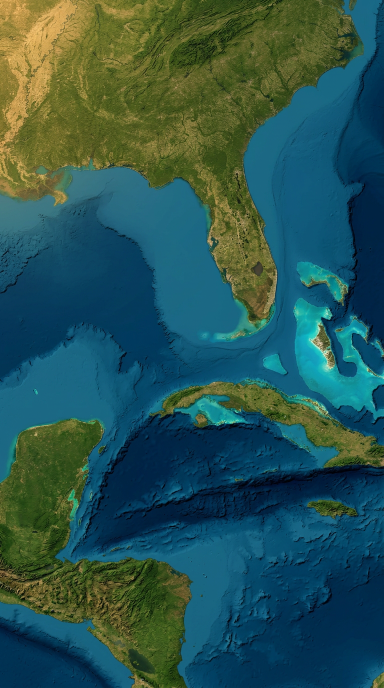
#> input picture new_channel_detective_timeglass/train2_geography_study/assets/florida_gulf_relief_backplate.png, 768 x 1376 px (shown at 1/2 size); its folder holds 6 pictures in this run
$ python render_geography_full.py
#> lines starting #> are read from the running program, lines starting #| are printed output that depends on the picture; after the words box and inside, x2 and y2 are one past the last pixel; in counts of white or black regions, pixels touching at a corner belong together
### new_channel_detective_timeglass/train2_geography_study/build_study.py
#!/usr/bin/env python3
"""Original geography-motion style study from Train 2 references.
No Train 2 frames or audio are composited into output; backplate is an
AI-illustrated map, NOT a GIS-verified locator. Neon assets are new vectors.
"""
from pathlib import Path
import math,subprocess
import numpy as np
import cv2
from PIL import Image,ImageDraw,ImageFont,ImageEnhance,ImageFilter
ROOT=Path(__file__).resolve().parent
A=ROOT/'assets'; O=ROOT/'png'; O.mkdir(exist_ok=True)
BACK=A/'florida_gulf_relief_backplate.png'
W,H=1080,1920
SCALE=2
SIZE=(W*SCALE,H*SCALE)
FONT_BOLD=str(ROOT.parent/'assets/fonts/Anton-Regular.ttf')
FONT_SANS=str(ROOT.parent/'assets/fonts/DMSans.ttf')
R=Image.Resampling.LANCZOS

def make_base():
    im=Image.open(BACK).convert('RGB').resize((W,H),R)
    im=ImageEnhance.Contrast(im).enhance(1.055)
    im=ImageEnhance.Color(im).enhance(1.12)
    im=im.filter(ImageFilter.UnsharpMask(radius=1.4,percent=62,threshold=4))
    return im
BASE=make_base()

def hres():return Image.new('RGBA',SIZE)
def lo(im):return im.resize((W,H),R)
def xy(points):return [(int(x*SCALE),int(y*SCALE)) for x,y in points]
def blend(base,layer):return Image.alpha_composite(base.convert('RGBA'),layer.convert('RGBA'))

# A broadly illustrative peninsula mask aligned to the generated relief plate;
# not a surveyed boundary. Preserve internal terrain through a pale luminous tint.
FL=[(595,462),(630,453),(663,486),(690,528),(699,570),(710,608),
    (715,650),(737,697),(751,740),(764,782),(775,815),(772,857),
    (759,895),(736,910),(708,896),(685,862),(664,833),(645,797),
    (633,759),(616,732),(601,692),(592,661),(595,632),(592,604),
    (580,562),(570,529),(572,498)]

def region_layer():
    mask=Image.new('L',SIZE)
#> mask: PIL image 2160x3840 L; every value is 0
    d=ImageDraw.Draw(mask);d.polygon(xy(FL),fill=255)
    # Include green-lit terrain rather than opaque flat green.
    tint=hres();tint.paste((62,224,119,59),(0,0,*SIZE),mask=mask)
#> after `tint = hres()`: tint: PIL image 2160x3840 RGBA; every value is 0
#> after `tint.paste((62, 224, 119, 59), (0, 0, *SIZE), mask=mask)`:
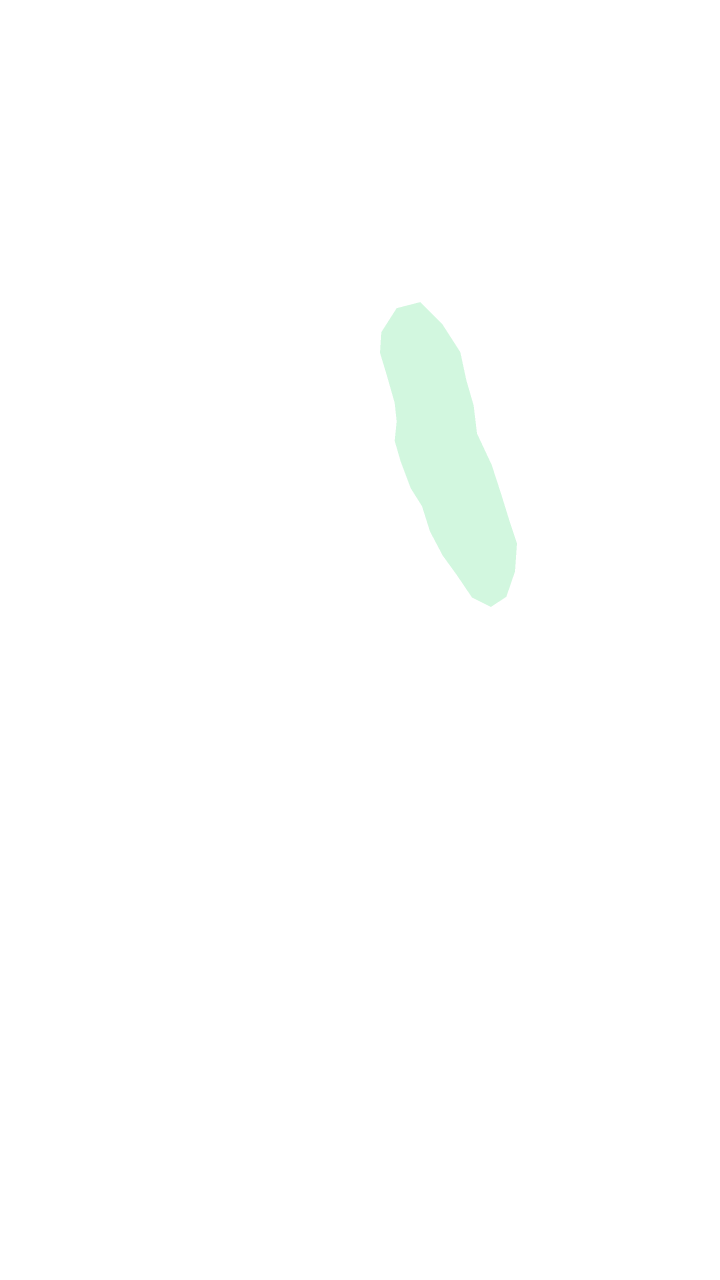
#> tint: PIL image 2160x3840 RGBA (shown at 1/3 size); mean R, G, B, A 1.5, 5.3, 2.8, 1.4; transparent parts drawn white
    edge=hres();e=ImageDraw.Draw(edge,'RGBA')
    for thick,alpha in ((30,52),(14,112),(6,210)):
        e.line(xy(FL+[FL[0]]),fill=(119,252,141,alpha),width=thick*SCALE,joint='curve')
    haze=edge.filter(ImageFilter.GaussianBlur(27*SCALE))
    haze.putalpha(haze.getchannel('A').point(lambda p:round(p*.85)))
    im=Image.alpha_composite(haze,tint)
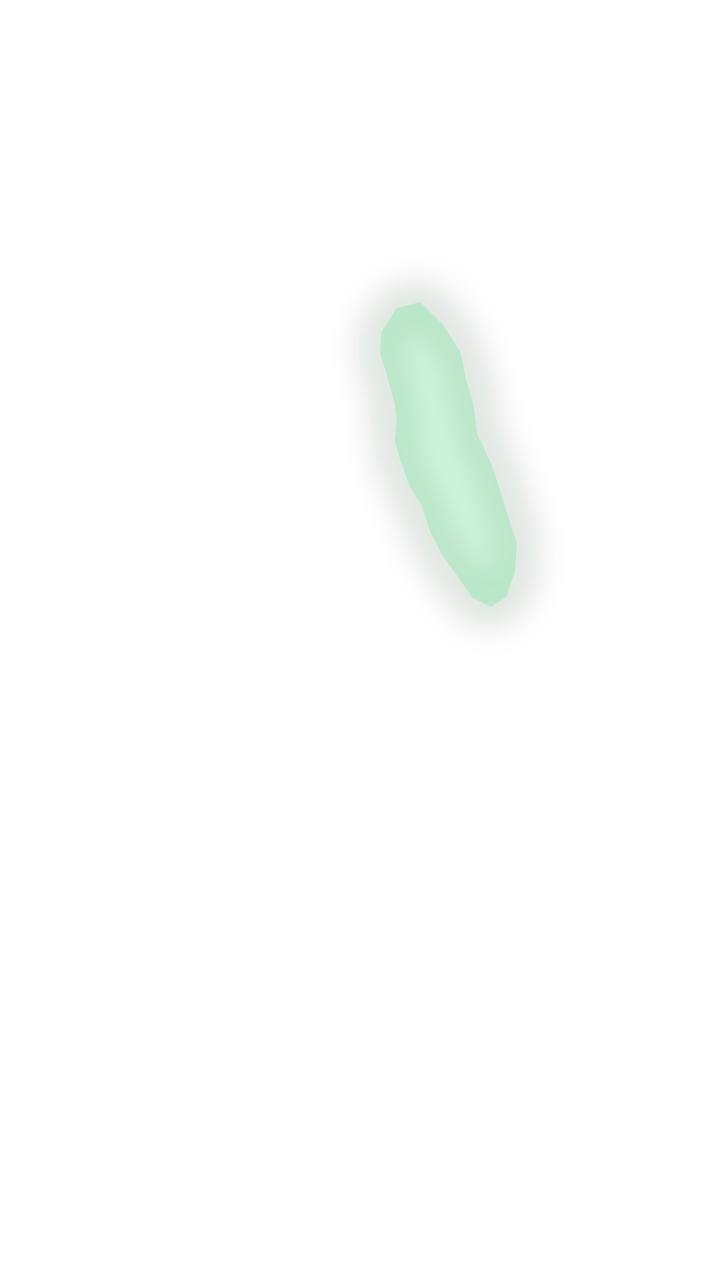
#> im: PIL image 2160x3840 RGBA (shown at 1/3 size); mean R, G, B, A 2.3, 6.6, 3.6, 2.5; transparent parts drawn white
    im=Image.alpha_composite(im,edge)
    return lo(im)
REGION=region_layer()

# Cubic Catmull-Rom spline follows the illustrative Florida peninsula. Distinct
# path coordinates are editor-created, not copied from any reference animation.
ROUTE_KNOTS=[(615,491),(644,515),(672,552),(692,591),(706,644),
             (730,692),(748,745),(760,795),(761,834),(750,873),(689,919),(647,929)]

def smooth_curve(pts,steps=18):
#> called with steps = 18
    p=[pts[0]]+pts+[pts[-1]];out=[]
    for i in range(1,len(p)-2):
        a,b,c,d=p[i-1:i+3]
        for j in range(steps):
            t=j/steps;t2=t*t;t3=t2*t
            x=.5*((2*b[0])+(-a[0]+c[0])*t+(2*a[0]-5*b[0]+4*c[0]-d[0])*t2+(-a[0]+3*b[0]-3*c[0]+d[0])*t3)
            y=.5*((2*b[1])+(-a[1]+c[1])*t+(2*a[1]-5*b[1]+4*c[1]-d[1])*t2+(-a[1]+3*b[1]-3*c[1]+d[1])*t3)
            out.append((x,y))
    out.append(pts[-1]);return out
CURVE=smooth_curve(ROUTE_KNOTS)

def route_layer(progress=1):
#> called with progress = 1
    k=max(2,min(len(CURVE),round(len(CURVE)*progress)))
    pts=xy(CURVE[:k]);bright=hres()
    dr=ImageDraw.Draw(bright,'RGBA')
    # Reference-like optical bloom: broad low-opacity field, color edge, white core.
    dr.line(pts,fill=(10,202,247,255),width=25*SCALE,joint='curve')
    glow=bright.filter(ImageFilter.GaussianBlur(26*SCALE))
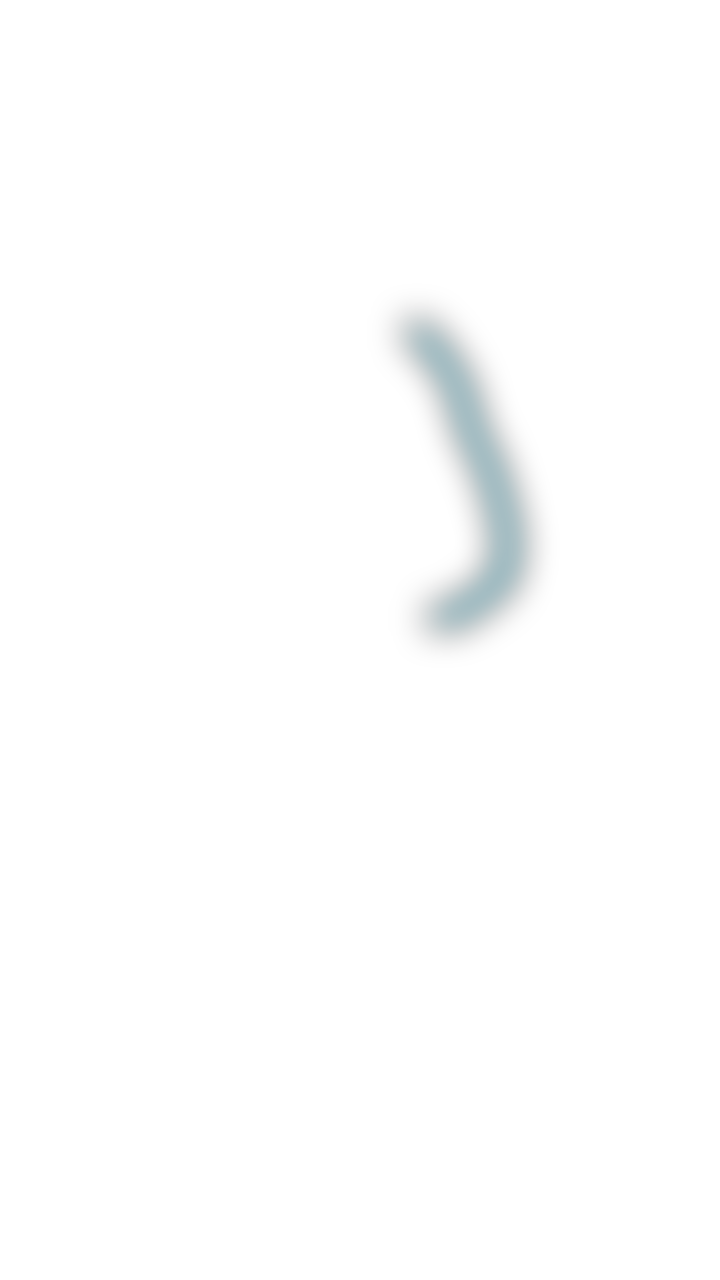
#> glow: PIL image 2160x3840 RGBA (shown at 1/3 size); mean R, G, B, A 0.1, 1.3, 1.6, 1.7; transparent parts drawn white
    glow.putalpha(glow.getchannel('A').point(lambda p:round(p*.70)))
    mid=hres();d=ImageDraw.Draw(mid,'RGBA')
    d.line(pts,fill=(4,190,244,215),width=12*SCALE,joint='curve')
    d.line(pts,fill=(170,251,252,250),width=5*SCALE,joint='curve')
    out=Image.alpha_composite(glow,mid)
    # One spatially attached endpoint flare, not a decorative unrelated lens flare.
    x,y=pts[-1]
#> x = 1294; y = 1858
    spot=hres();sd=ImageDraw.Draw(spot,'RGBA')
    for radius,alpha in ((25,30),(15,110),(8,235)):
        sd.ellipse((x-radius*SCALE,y-radius*SCALE,x+radius*SCALE,y+radius*SCALE),
                   fill=(204,255,255,alpha))
    out=Image.alpha_composite(out,spot.filter(ImageFilter.GaussianBlur(2*SCALE)))
    return lo(out)
ROUTE=route_layer()

def magenta_trace_layer():
    """Optional neon dashed *graphic trace*, never a verified border."""
    coords=smooth_curve([(842,523),(838,631),(824,733),(803,836),(784,911)])
    mask=Image.new('L',SIZE)
    m=ImageDraw.Draw(mask)
    for k in range(0,len(coords)-9,10):
        m.line(xy(coords[k:k+8]),fill=255,width=17*SCALE,joint='curve')
    haze=Image.new('RGBA',SIZE,(255,53,147,0))
    haze.putalpha(mask.filter(ImageFilter.GaussianBlur(29*SCALE)).point(
        lambda a:min(193,round(a*1.63))))
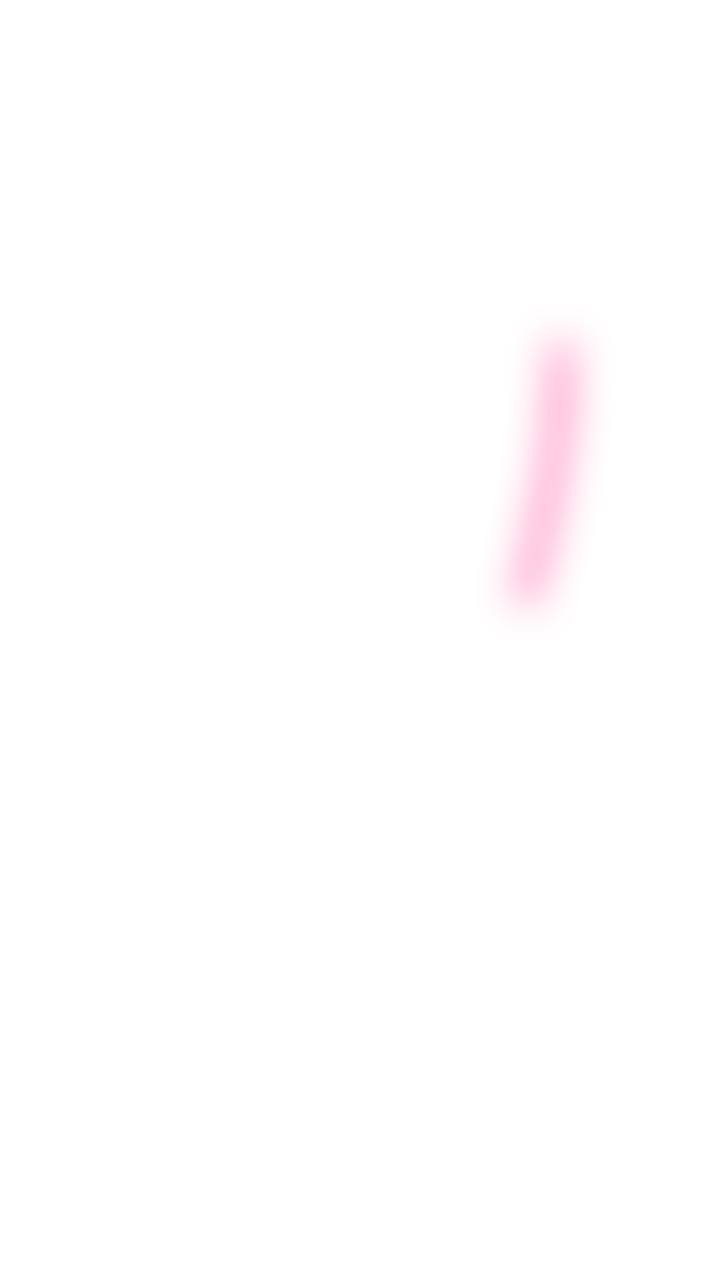
#> haze: PIL image 2160x3840 RGBA (shown at 1/3 size); mean R, G, B, A 255, 53, 147, 0.9; transparent parts drawn white
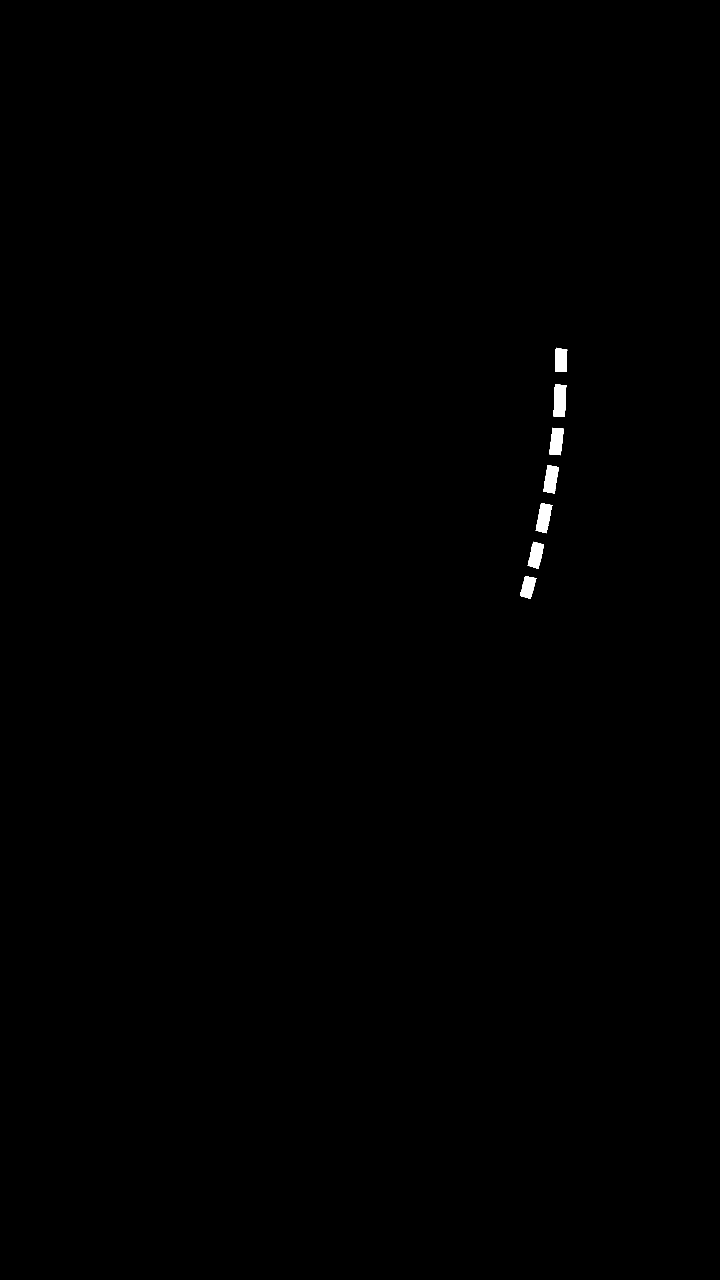
#> mask: PIL image 2160x3840 L (shown at 1/3 size); 0.22% white; 7 white regions, largest, box (x1, y1, x2, y2) and area: (1660, 1153, 1699, 1251) 3238, (1607, 1509, 1657, 1600) 2891, (1630, 1395, 1677, 1481) 2759
    tight=Image.new('RGBA',SIZE,(255,94,163,0))
    tight.putalpha(mask.filter(ImageFilter.GaussianBlur(10*SCALE)).point(
        lambda a:min(211,round(a*1.4))))
    core=hres();d=ImageDraw.Draw(core,'RGBA')
    for k in range(0,len(coords)-9,10):
        d.line(xy(coords[k:k+8]),fill=(255,239,246,255),width=8*SCALE,joint='curve')
    return lo(Image.alpha_composite(Image.alpha_composite(haze,tight),core))

PINK=magenta_trace_layer()

# Isolated reusable transparent cyan marker at the route's southern endpoint.
def pin_layer():
    a=Image.new('RGBA',(400,400))
#> a: PIL image 400x400 RGBA; every value is 0
    d=ImageDraw.Draw(a,'RGBA');cx=cy=200
    for rad,alpha in ((143,24),(112,40),(80,98),(48,210)):
        d.ellipse((cx-rad,cy-rad,cx+rad,cy+rad),fill=(13,195,247,alpha))
    a=a.filter(ImageFilter.GaussianBlur(26))
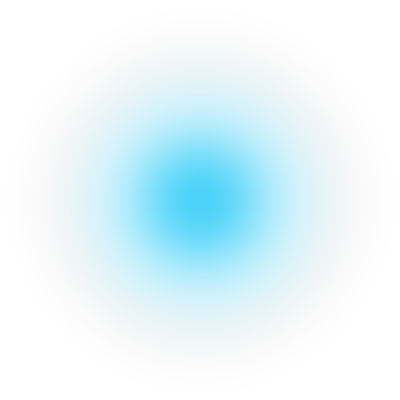
#> a: PIL image 400x400 RGBA; mean R, G, B, A 5.3, 78.7, 99.7, 26.2; transparent parts drawn white
    d=ImageDraw.Draw(a,'RGBA')
    for rad,width,color in ((71,5,(87,239,255,100)),(45,7,(83,238,253,225))):
        d.arc((cx-rad,cy-rad,cx+rad,cy+rad),0,360,fill=color,width=width)
    d.ellipse((cx-13,cy-13,cx+13,cy+13),fill=(243,255,255,255))
    d.line((cx,cy-72,cx,cy-103),fill=(99,242,252,175),width=3)
    d.line((cx,cy+72,cx,cy+103),fill=(99,242,252,175),width=3)
    d.line((cx-72,cy,cx-103,cy),fill=(99,242,252,175),width=3)
    d.line((cx+72,cy,cx+103,cy),fill=(99,242,252,175),width=3)
    return a
PIN=pin_layer()
#> in labels_layer, `im = Image.new('RGBA', (W, H))`: im: PIL image 1080x1920 RGBA; every value is 0

# [4 lines left out: function overlay_pin, not called in this run]

def glow_text(canvas,text,x,y,size=42,color=(228,250,250),bold=True):
#> called with text = 'FLORIDA', x = 532, y = 443, size = 56, color = (228, 250, 250), bold = True
    font=ImageFont.truetype(FONT_BOLD if bold else FONT_SANS,size)
    mask=Image.new('L',(W,H));md=ImageDraw.Draw(mask)
#> after `mask = Image.new('L', (W, H))`: mask: PIL image 1080x1920 L; every value is 0
    md.text((x,y),text,font=font,fill=235,stroke_width=1)
    glow=Image.new('RGBA',(W,H),(35,217,248,0))
#> glow: PIL image 1080x1920 RGBA
    blur=mask.filter(ImageFilter.GaussianBlur(11))
    glow.putalpha(blur.point(lambda q:round(q*.69)))
#> (the run stopped early here; a loop or call above may not have finished)
